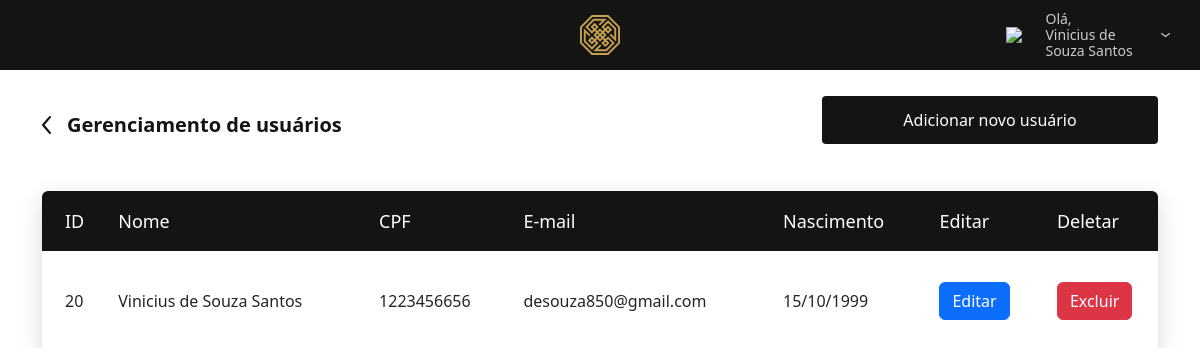
Screenshot of /usuarios.php?status=error (signed in) with the database file from the repository.
### tables this page shows
CREATE TABLE `usuarios` (
  `id` int(11) NOT NULL,
  `nome` varchar(255) NOT NULL,
  `email` varchar(255) NOT NULL,
  `cpf` varchar(11) NOT NULL,
  `nascimento` date NOT NULL,
  `senha` varchar(255) NOT NULL,
  `reset_token` varchar(255) NOT NULL,
  `imagem` varchar(255) NOT NULL
);

### app/db/database.php (called while the page is built, shortened)
<?php
class Database
{
    private $table;
    public $connection;
    public function __construct($table = null)
    {
        $this->table = $table;
    }
    public function setConnection()
    {
        try {
            $this->connection = new PDO('mysql:host=' . self::HOST . ';dbname=' . self::NAME, self::USER, self::PASS);
            $this->connection->setAttribute(PDO::ATTR_ERRMODE, PDO::ERRMODE_EXCEPTION);
        } catch (PDOException $e) {
            die('Error: ' . $e->getMessage());
        }
    }
    public function execute($query, $params = [])
    {
        try {
            $statement = $this->connection->prepare($query);
            if (!$statement->execute($params)) {
                die('Erro na execução da query: ' . print_r($statement->errorInfo(), true));
            }
            return $statement;
        } catch (PDOException $e) {
            die('Error: ' . $e->getMessage());
        }
    }
    public function select($where = null, $order = null, $limit = null)
    {
        $where = strlen($where) ? 'WHERE ' . $where : '';
        $order = strlen($order) ? 'ORDER BY ' . $order : '';
        $limit = strlen($limit) ? 'LIMIT ' . $limit : '';
        $query = 'SELECT * FROM ' . $this->table . ' ' . $where . ' ' . $order . ' ' . $limit;
        try {
            $result = $this->execute($query);
            return $result;
        } catch (PDOException $e) {
            die('Erro ao executar a query: ' . $e->getMessage());
        }
    }
}

### app/Entity/User.php (called while the page is built, shortened)
<?php
class User
{
    public static function getUsers($where = null, $order = null, $limit = null)
    {
        return (new Database('usuarios'))->select($where, $order, $limit)->fetchAll(PDO::FETCH_CLASS, self::class);
    }
}

### usuarios.php (the view, shortened to what this page needs)
<?php
$obUser = new User();
$users = $obUser->getUsers();
$resultados = '';
foreach ($users as $user) {
    $resultados .= '<tr>
                            <td> ' . $user->id . '</td>
                            <td>' . $user->nome . '</td>
                            <td>' . $user->cpf . '</td>
                            <td>' . $user->email . '</td>
                            <td>' . date('d/m/Y', strtotime($user->nascimento)) . '</td>
                             <td>
                            <a href="editar_user.php?id=' . $user->id . '">
                            <button type="button" class="btn btn-primary">Editar</button>
                        </td>
                        <td>
                        <a href="excluir_user.php?id=' . $user->id . '">
                        <button type="button" class="btn btn-danger">Excluir</button>
                        </td>
                    </tr>';
};
?>
<!DOCTYPE html>
<html lang="pt-br">
<head>
    <link rel="stylesheet" href="./assets/css/reset.css">
    <link rel="stylesheet" href="./assets/css/styles.css">
    <link rel="stylesheet" href="https://use.typekit.net/tvf0cut.css">
    <link href="https://cdn.jsdelivr.net/npm/bootstrap@5.3.3/dist/css/bootstrap.min.css" rel="stylesheet"
>
</head>
<body>
    <?php require_once 'includes/header.php' ?>
    <section class="page-gerenciamento-cliente paddingBottom50">
        <div class="container">
            <div class="d-flex justify-content-between">
                <a href="dashboard.php" class="link-voltar">
                    <img src="assets/images/arrow.svg" alt="">
                    <span>Gerenciamento de usuários</span>
                </a>
                <a href="cadastro-usuario.php" class="button-default bt-add">Adicionar novo usuário</a>
            </div>
            <div class="shadow-table">
                <table>
                    <thead>
                        <tr>
                            <th>ID</th>
                            <th>Nome</th>
                            <th>CPF</th>
                            <th>E-mail</th>
                            <th>Nascimento</th>
                            <th>Editar</th>
                            <th>Deletar</th>
                        </tr>
                    </thead>
                    <tbody>
                        <?php echo $resultados; ?>
                    </tbody>
                </table>
            </div>
        </div>
    </section>
</body>
</html>

### assets/css/styles.css (style rules this page uses)
@media (min-width: 1100px) { .container { width: 100%; max-width: 1100px; margin: 0 auto; position: relative; } }
html { font-family: "proxima-nova", sans-serif; font-size: 16px; -webkit-font-smoothing: antialiased; -webkit-text-size-adjust: 100%; color: #141414; }
.d-flex { display: -ms-flexbox; display: flex; }
.justify-content-between { -ms-flex-pack: justify; justify-content: space-between; }
.paddingBottom50 { padding-bottom: 50px; }
.link-voltar { color: #141414; font-size: 20px; font-weight: 600; display: flex; align-items: center; gap: 16px; margin: 40px 0 26px; text-decoration: none; }
.button-default { border-radius: 4px; background-color: #141414; color: #ffffff; border: none; font-size: 16px; cursor: pointer; margin-top: 10px; height: 48px; width: 100%; max-width: 336px; }
.bt-add { border-radius: 4px; background-color: #141414; color: #ffffff; border: none; font-size: 16px; cursor: pointer; height: 48px; line-height: 48px; width: 100%; max-width: 336px; margin-top: 26px; text-align: center; text-decoration: none; }
.shadow-table { overflow: hidden; box-shadow: 0px 8px 24px #00000029; border-radius: 6px; margin-top: 25px; }
table { width: 100%; }
table thead tr { height: 60px; background: #141414; color: #fff; line-height: 60px; }
table thead tr th { padding: 0 0 0 23px; text-align: left; font-size: 18px; font-weight: 500; }
table tbody tr td { padding: 0 0 0 23px; text-align: left; height: 100px; vertical-align: middle; }

### rows the page displays
usuarios: id "20", nome "Vinicius de Souza Santos", cpf "1223456656", email "desouza850@gmail.com", nascimento "15/10/1999"

### other values shown
$_SESSION['name'] "Vinicius de Souza Santos"
